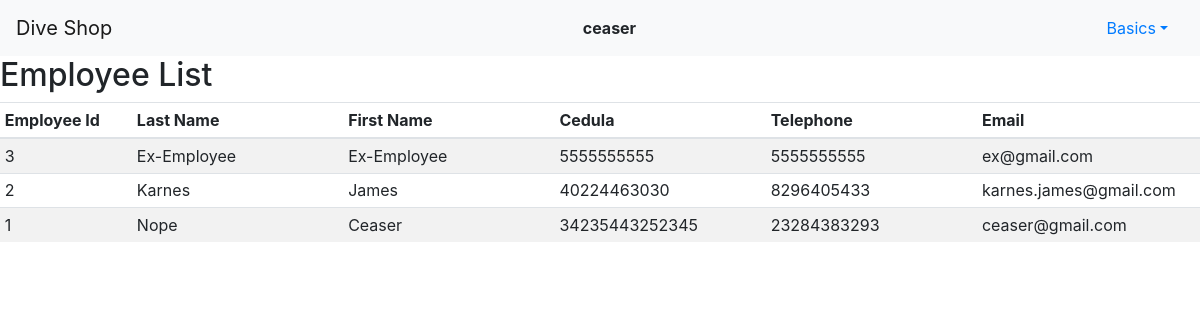
Screenshot of /staff_list (signed in) with the database file from the repository.
### sales/models.py (models this page shows, shortened)
class User(AbstractUser):
    is_management = models.BooleanField(default=False)
    is_office = models.BooleanField(default=False)
    is_owner = models.BooleanField(default=False)

class Employee(models.Model):
    last_name = models.CharField(max_length=120)
    first_name = models.CharField(max_length=120)
    id_number = models.CharField(max_length=120)
    telephone = models.CharField(max_length=10, blank = True)
    email = models.EmailField(max_length=254, blank = True)

### sales/views.py (the view)
# urls.py: path("staff_list", views.staff_list, name="staff_list"),
@login_required(login_url='login')
def staff_list(request):
    if request.method == "POST":
        pass
    else:
        employees = Employee.objects.all().order_by("last_name")
        current_user = request.user.get_username()
        is_super = SuperUser(current_user)
        is_management = Manager(current_user)
        is_office = OfficeStaff(current_user)
        return render(request, "sales/employee-list.html", {
            "is_super": is_super,
            "is_management": is_management,
            "is_office": is_office,
            "employees": employees
        })

### sales/util.py (called while the page is built)
def SuperUser(current_user):
    superusers = User.objects.filter(is_owner=True)
    current_id = User.objects.get(username=current_user)
    is_super = False
    for su in superusers:
        if current_id == su:
            is_super = True
    return is_super

def Manager(current_user):
    managers = User.objects.filter(is_management=True)
    current_id = User.objects.get(username=current_user)
    is_management = False
    for manager in managers:
        if current_id == manager:
            is_management = True
    return is_management

def OfficeStaff(current_user):
    office = User.objects.filter(is_office=True)
    current_id = User.objects.get(username=current_user)
    is_office = False
    for o in office:
        if current_id == o:
            is_office = True
    return is_office

### sales/templates/sales/employee-list.html
{% extends "sales/layout.html" %}
{% load static %}
{% block body %}
    <h2>Employee List</h2>
    <table class="table table-sm table-striped">
        <thead>
            <th style="width: 10%">Employee Id</th>
            <th style="width: 16%">Last Name</th>
            <th style="width: 16%">First Name</th>
            <th style="width: 16%">Cedula</th>
            <th style="width: 16%">Telephone</th>
            <th style="width: 16%">Email</th>
        </thead>
        <tbody>
            {%for employeee in employees %}
            <tr>
                <td>{{ employeee.id }}</td>
                <td>{{ employeee.last_name }}</td>
                <td>{{ employeee.first_name }}</td>
                <td>{{ employeee.id_number }}</td>
                <td>{{ employeee.telephone }}</td>
                <td>{{ employeee.email }}</td>
            </tr>
            {% endfor %}
        </tbody>
    </table>
{% endblock %}

### sales/templates/sales/layout.html (shortened to what this page needs)
{% load static %}
<!DOCTYPE html>
<html lang="en">
    <head>
        <link rel="stylesheet" href="https://stackpath.bootstrapcdn.com/bootstrap/4.4.1/css/bootstrap.min.css">
        <link rel="stylesheet" href="{% static 'sales/styles.css' %}">
    </head>
    <body>
        <nav class="navbar navbar-expand-lg navbar-light bg-light d-flex justify-content-between">
            <a class="navbar-brand" href="{% url 'index' %}">Dive Shop</a>
            <div>
              <ul class="navbar-nav mr-auto">
                {% if user.is_authenticated %}
                    <li class="nav-item">
                        <strong>{{ user.username }}</strong>
                    </li>
                {% endif %}
              </ul>
            </div>
            <div class="d-flex justify-content-between">
                {% if user.is_authenticated %}
                    <li class="nav-item dropdown" style="list-style: none;">
                        <a class="nav-link dropdown-toggle" data-toggle="dropdown" href="#" role="button" aria-haspopup="true" aria-expanded="false">Basics</a>
                      </li>
                {% endif %}
            </div>
        </nav>
        <div class="body">
            {% block body %}
            {% endblock %}
        </div>
    </body>
</html>

### sales/static/sales/styles.css (style rules this page uses)
table td { position: relative; }

### rows the page displays
User: username "ceaser"
Employee: id "3", last_name "Ex-Employee", first_name "Ex-Employee", id_number "5555555555", telephone "5555555555", email "ex@gmail.com"
Employee: id "2", last_name "Karnes", first_name "James", id_number "40224463030", telephone "8296405433", email "karnes.james@gmail.com"
Employee: id "1", last_name "Nope", first_name "Ceaser", id_number "34235443252345", telephone "23284383293", email "ceaser@gmail.com"
